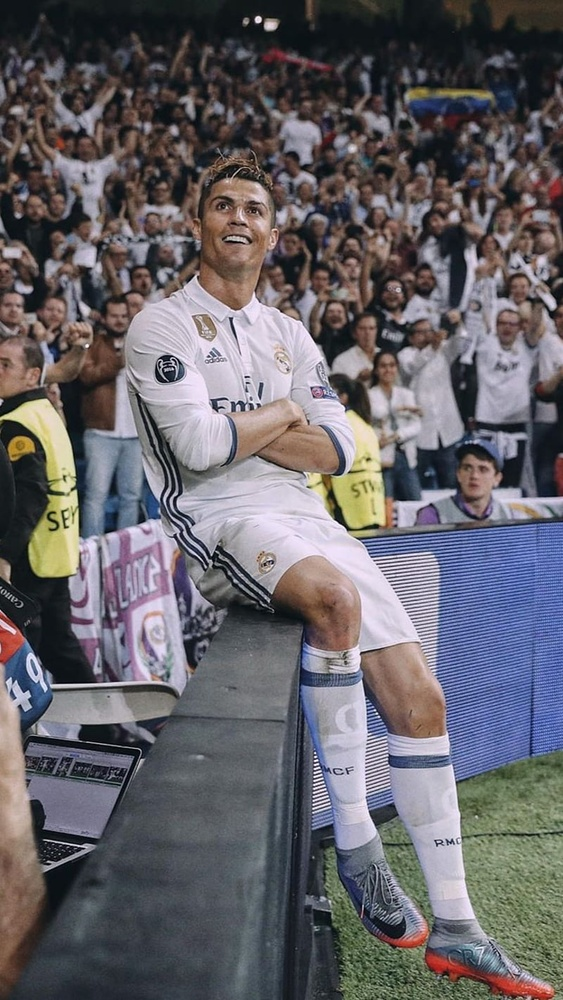
#> input picture images/input.jpg, 563 x 1000 px, shrunk from 800 x 1421 before the run
$ python thresholding.py
#> lines starting #> are read from the running program, lines starting #| are printed output that depends on the picture; after the words box and inside, x2 and y2 are one past the last pixel; in counts of white or black regions, pixels touching at a corner belong together
import cv2
import matplotlib.pyplot as plt
import os

# Get project root directory
project_root = os.path.dirname(os.path.dirname(os.path.abspath(__file__)))

# Input image path
image_path = os.path.join(project_root, "images", "input.jpg")

# Output folder
output_folder = os.path.join(project_root, "thresholding", "output")

# Create output folder
os.makedirs(output_folder, exist_ok=True)

# Load image in grayscale
image = cv2.imread(image_path, cv2.IMREAD_GRAYSCALE)
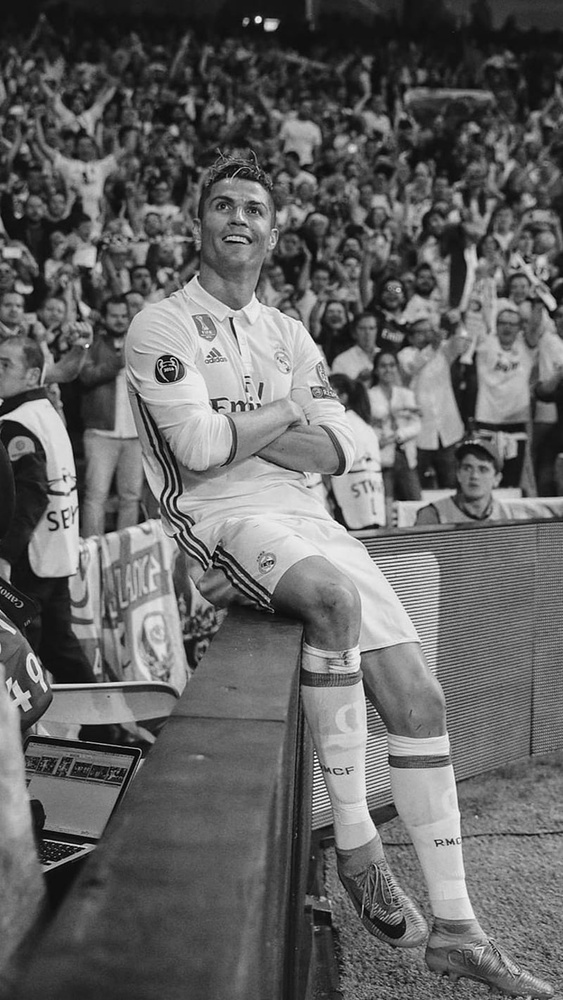
#> image: shape (1000, 563); min 0, max 255, mean 100.4

if image is None:
    print("Error: Image not found!")
    print("Image path:", image_path)
    exit()

print("Grayscale image loaded successfully!")
print("Image shape:", image.shape)
#| Image shape: (1000, 563)


# -----------------------------------
# 1. Binary Thresholding
# -----------------------------------

_, binary = cv2.threshold(
    image,
    127,
    255,
    cv2.THRESH_BINARY
)
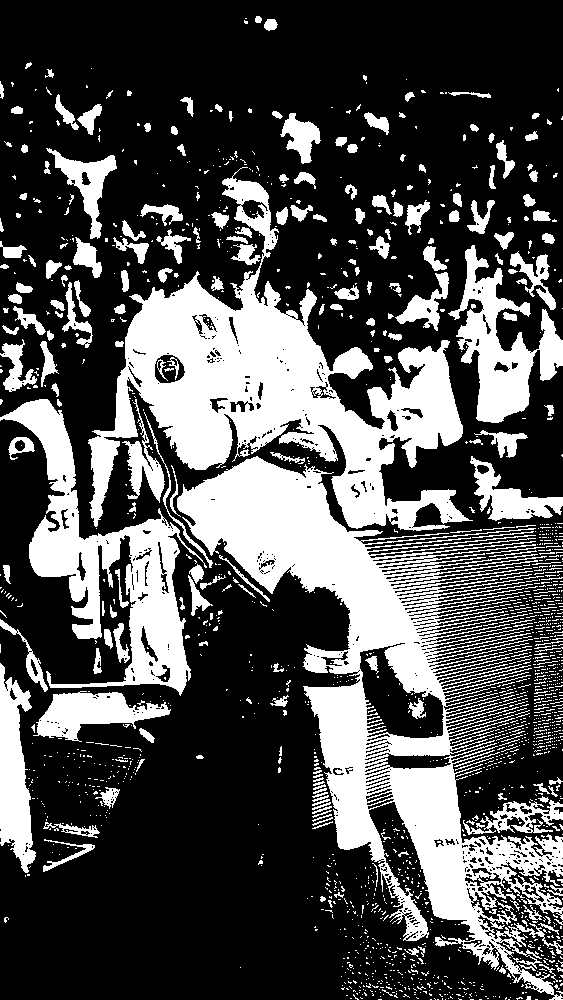
#> binary: shape (1000, 563); 31% white; 1736 white regions (1495 under 20 px), largest, box (x1, y1, x2, y2) and area: (177, 456, 563, 1000) 58077, (88, 167, 473, 531) 44955, (0, 399, 207, 696) 17124


# -----------------------------------
# 2. Inverse Binary Thresholding
# -----------------------------------

_, binary_inverse = cv2.threshold(
    image,
    127,
    255,
    cv2.THRESH_BINARY_INV
)


# -----------------------------------
# 3. Adaptive Mean Thresholding
# -----------------------------------

adaptive_mean = cv2.adaptiveThreshold(
    image,
    255,
    cv2.ADAPTIVE_THRESH_MEAN_C,
    cv2.THRESH_BINARY,
    11,
    2
)
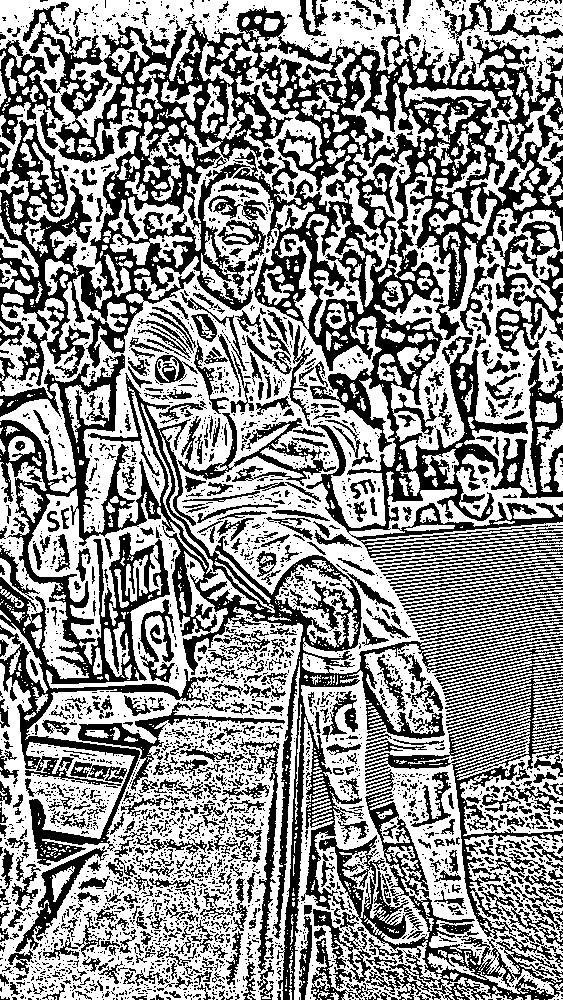
#> adaptive_mean: shape (1000, 563); 56.8% white; 3329 black regions (2643 under 20 px), largest, box (x1, y1, x2, y2) and area: (0, 0, 563, 558) 90205, (0, 354, 563, 1000) 42711, (319, 769, 563, 1000) 9768


# -----------------------------------
# 4. Otsu's Thresholding
# -----------------------------------

otsu_threshold, otsu = cv2.threshold(
    image,
    0,
    255,
    cv2.THRESH_BINARY + cv2.THRESH_OTSU
)
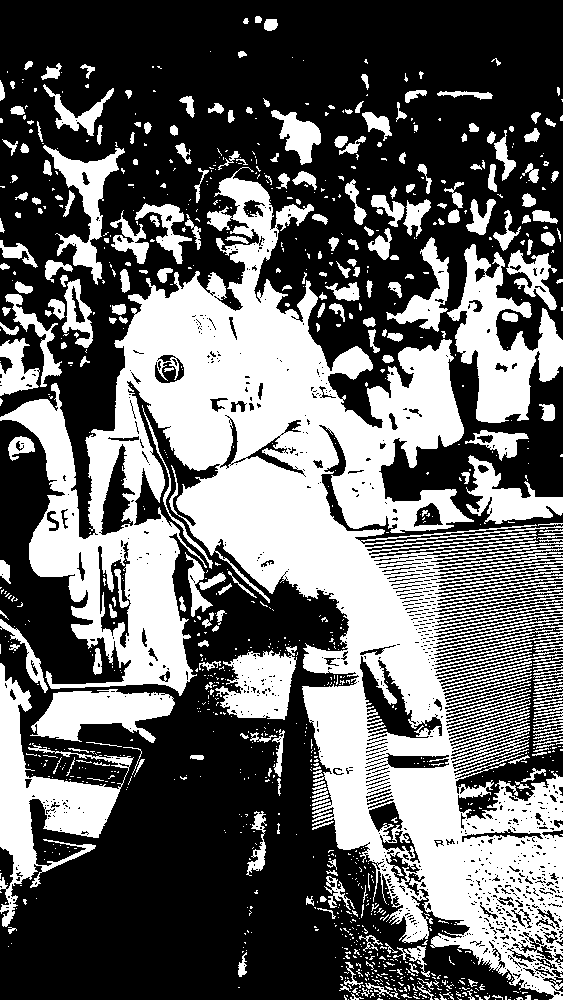
#> otsu: shape (1000, 563); 40% white; 1124 white regions (840 under 20 px), largest, box (x1, y1, x2, y2) and area: (0, 167, 563, 1000) 153336, (0, 663, 134, 927) 10120, (447, 244, 563, 423) 9003
#> otsu_threshold = 110


# -----------------------------------
# Save Output Images
# -----------------------------------

cv2.imwrite(
    os.path.join(output_folder, "binary_threshold.jpg"),
    binary
)

cv2.imwrite(
    os.path.join(output_folder, "binary_inverse.jpg"),
    binary_inverse
)

cv2.imwrite(
    os.path.join(output_folder, "adaptive_mean.jpg"),
    adaptive_mean
)

cv2.imwrite(
    os.path.join(output_folder, "otsu_threshold.jpg"),
    otsu
)


print("All thresholding images saved successfully!")
print("Otsu threshold value:", otsu_threshold)
#| Otsu threshold value: 110.0
print("Output folder:", output_folder)


# -----------------------------------
# Display Results
# -----------------------------------

plt.figure(figsize=(12, 8))

plt.subplot(2, 3, 1)
plt.imshow(image, cmap="gray")
plt.title("Original Grayscale")
plt.axis("off")

plt.subplot(2, 3, 2)
plt.imshow(binary, cmap="gray")
plt.title("Binary Threshold")
plt.axis("off")

plt.subplot(2, 3, 3)
plt.imshow(binary_inverse, cmap="gray")
plt.title("Inverse Binary")
plt.axis("off")

plt.subplot(2, 3, 4)
plt.imshow(adaptive_mean, cmap="gray")
plt.title("Adaptive Mean")
plt.axis("off")

plt.subplot(2, 3, 5)
plt.imshow(otsu, cmap="gray")
plt.title("Otsu Threshold")
plt.axis("off")

plt.tight_layout()
plt.show()
